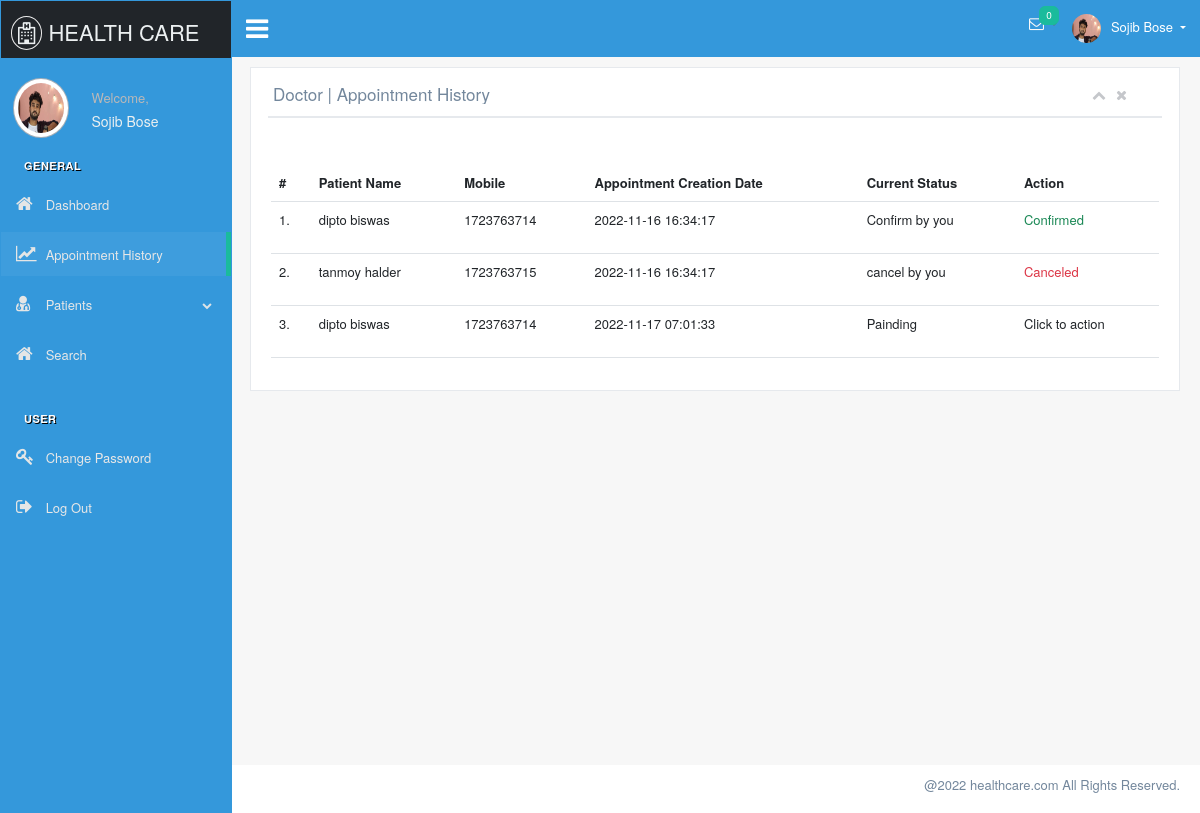
Page /doctor/appointment-history.php (signed in) on the committed database.
### tables this page shows
CREATE TABLE `patient` (
  `id` int(11) NOT NULL,
  `aid` int(11) DEFAULT NULL,
  `did` int(11) NOT NULL,
  `patname` varchar(40) DEFAULT NULL,
  `patcontact` varchar(100) DEFAULT NULL,
  `patemail` varchar(100) DEFAULT NULL,
  `gender` varchar(10) DEFAULT NULL,
  `pataddress` varchar(100) DEFAULT NULL,
  `patage` int(11) DEFAULT NULL,
  `status` int(11) NOT NULL DEFAULT 0,
  `medhis` varchar(100) DEFAULT NULL,
  `cDate` timestamp NOT NULL DEFAULT current_timestamp(),
  `appDate` timestamp NOT NULL DEFAULT current_timestamp(),
  `updateDate` timestamp NOT NULL DEFAULT '0000-00-00 00:00:00' ON UPDATE current_timestamp()
);

CREATE TABLE `appointment` (
  `id` int(11) NOT NULL,
  `PatientName` varchar(255) DEFAULT NULL,
  `gender` varchar(1) DEFAULT NULL,
  `doctorId` int(11) DEFAULT NULL,
  `userId` int(11) DEFAULT NULL,
  `appointmentDate` varchar(255) DEFAULT NULL,
  `appointmentTime` varchar(255) DEFAULT NULL,
  `postingDate` timestamp NULL DEFAULT current_timestamp(),
  `appstatus` int(11) DEFAULT 0,
  `userStatus` int(11) NOT NULL DEFAULT 0,
  `doctorStatus` int(11) NOT NULL DEFAULT 0,
  `updationDate` timestamp NULL DEFAULT NULL ON UPDATE current_timestamp(),
  `sms` longtext DEFAULT NULL
);

### doctor/appointment-history.php (the view, shortened to what this page needs)
<!DOCTYPE html>
<html lang="en">
<head>
	<?php include 'include/head.php'; ?>
</head>
<body class="nav-md">
	<?php include('include/header.php'); ?>
	<div class="row">
		<div class="col-md-12">
			<table class="table table-hover" id="sample-table-1">
				<thead>
					<tr>
						<th class="center">#</th>
						<th class="hidden-xs">Patient Name</th>
						<th>Mobile</th>
						<th>Appointment Creation Date </th>
						<th>Current Status</th>
						<th>Action</th>
					</tr>
				</thead>
				<tbody>
					<?php
					$docid = $_SESSION['did'];
					$sql = mysqli_query($con, "select * from appointment inner join patient on appointment.id =patient.aid where appointment.doctorId = $docid");
					$cnt = 1;
					while ($row = mysqli_fetch_array($sql)) {
					?>
						<tr>
							<td class="center"><?php echo $cnt; ?>.</td>
							<td class="hidden-xs"><?php echo $row['PatientName']; ?></td>
							<td><?php echo $row['patcontact']; ?>
							</td>
							<td><?php echo $row['cDate']; ?></td>
							<td>
								<?php
								if (($row['userStatus'] == 0) && ($row['doctorStatus'] == 0) && ($row['appstatus'] == 0)) {
									echo "Painding";
								}
								if (($row['userStatus'] == 0) && ($row['doctorStatus'] == 1) && ($row['appstatus'] == 0)) {
									echo "Confirm by you";
								}
								if (($row['userStatus'] == 0) && ($row['doctorStatus'] == 2) && ($row['appstatus'] == 0)) {
									echo "cancel by you";
								}
								?>
							<td>
								<div class="visible-md visible-lg hidden-sm hidden-xs">
									<?php if (($row['userStatus'] == 0) && ($row['doctorStatus'] == 0) && ($row['appstatus'] == 0)) {
										echo "<p data-attr='" . $row['aid'] . "," . $row['userId'] . "," . $row['doctorId'] . "' class='ctcor' style='cursor:pointer;'>Click to action</p>";
									} elseif (($row['userStatus'] == 1) or ($row['doctorStatus'] == 2) or ($row['appstatus'] == 2)) {
										echo "<p class='text-danger'>Canceled</p>";
									} elseif (($row['userStatus'] == 0) && ($row['doctorStatus'] == 0) && ($row['appstatus'] == 0)) {
										echo "<p data-attr='" . $row['aid'] . "," . $row['userId'] . "," . $row['doctorId'] . "' class='ctcor' style='cursor:pointer;'>Painding</p>";
									} else {
										echo "<p class='text-success'>Confirmed</p>";
									} ?>
								</div>
							</td>
						</tr>
					<?php
						$cnt = $cnt + 1;
					} ?>
				</tbody>
			</table>
		</div>
	</div>
	<?php include('include/footer.php'); ?>
</body>
</html>

### rows in the picture
patient: aid.PatientName "dipto biswas", patcontact "1723763714", cDate "2022-11-16 16:34:17", shows "Confirm by you", shows "Confirmed"
patient: aid.PatientName "tanmoy halder", patcontact "1723763715", cDate "2022-11-16 16:34:17", shows "cancel by you", shows "Canceled"
patient: aid.PatientName "dipto biswas", patcontact "1723763714", cDate "2022-11-17 07:01:33", shows "Painding"

### other values in the picture
$_SESSION['doctorName'] "Sojib Bose"
$span "0"
$page_title "Doctor | Appointment History"
